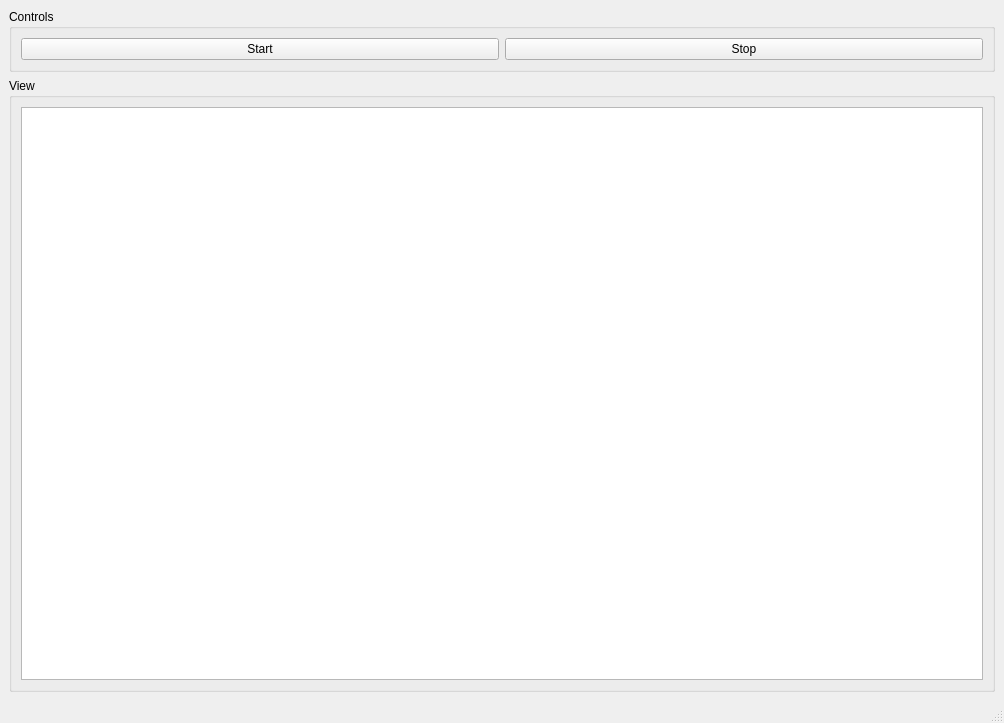
<?xml version="1.0" encoding="UTF-8"?>
<ui version="4.0">
 <class>MainWindow</class>
 <widget class="QMainWindow" name="MainWindow">
  <property name="geometry">
   <rect>
    <x>0</x>
    <y>0</y>
    <width>1004</width>
    <height>723</height>
   </rect>
  </property>
  <property name="sizePolicy">
   <sizepolicy hsizetype="Expanding" vsizetype="Expanding">
    <horstretch>0</horstretch>
    <verstretch>0</verstretch>
   </sizepolicy>
  </property>
  <property name="windowTitle">
   <string>CameraViewer</string>
  </property>
  <property name="unifiedTitleAndToolBarOnMac">
   <bool>false</bool>
  </property>
  <widget class="QWidget" name="centralwidget">
   <property name="sizePolicy">
    <sizepolicy hsizetype="Minimum" vsizetype="Minimum">
     <horstretch>0</horstretch>
     <verstretch>0</verstretch>
    </sizepolicy>
   </property>
   <layout class="QVBoxLayout" name="verticalLayout">
    <item>
     <widget class="QGroupBox" name="groupBox">
      <property name="title">
       <string>Controls</string>
      </property>
      <layout class="QHBoxLayout" name="horizontalLayout">
       <item>
        <widget class="QPushButton" name="startPushButton">
         <property name="text">
          <string>Start</string>
         </property>
        </widget>
       </item>
       <item>
        <widget class="QPushButton" name="stopPushButton">
         <property name="text">
          <string>Stop</string>
         </property>
        </widget>
       </item>
      </layout>
     </widget>
    </item>
    <item>
     <widget class="QGroupBox" name="groupBox_2">
      <property name="sizePolicy">
       <sizepolicy hsizetype="Minimum" vsizetype="Minimum">
        <horstretch>0</horstretch>
        <verstretch>0</verstretch>
       </sizepolicy>
      </property>
      <property name="minimumSize">
       <size>
        <width>0</width>
        <height>0</height>
       </size>
      </property>
      <property name="title">
       <string>View</string>
      </property>
      <layout class="QVBoxLayout" name="verticalLayout_2">
       <item>
        <widget class="CameraFrameGraphicsView" name="graphicsView">
         <property name="enabled">
          <bool>true</bool>
         </property>
         <property name="minimumSize">
          <size>
           <width>960</width>
           <height>540</height>
          </size>
         </property>
         <property name="sceneRect">
          <rectf>
           <x>0.000000000000000</x>
           <y>0.000000000000000</y>
           <width>960.000000000000000</width>
           <height>540.000000000000000</height>
          </rectf>
         </property>
         <property name="alignment">
          <set>Qt::AlignLeading|Qt::AlignLeft|Qt::AlignTop</set>
         </property>
         <property name="dragMode">
          <enum>QGraphicsView::RubberBandDrag</enum>
         </property>
         <property name="rubberBandSelectionMode">
          <enum>Qt::ContainsItemShape</enum>
         </property>
        </widget>
       </item>
      </layout>
     </widget>
    </item>
   </layout>
  </widget>
  <widget class="QMenuBar" name="menubar">
   <property name="geometry">
    <rect>
     <x>0</x>
     <y>0</y>
     <width>1004</width>
     <height>22</height>
    </rect>
   </property>
  </widget>
  <widget class="QStatusBar" name="statusbar"/>
 </widget>
 <customwidgets>
  <customwidget>
   <class>CameraFrameGraphicsView</class>
   <extends>QGraphicsView</extends>
   <header>CameraFrameGraphicsView.hpp</header>
  </customwidget>
 </customwidgets>
 <resources/>
 <connections/>
</ui>
